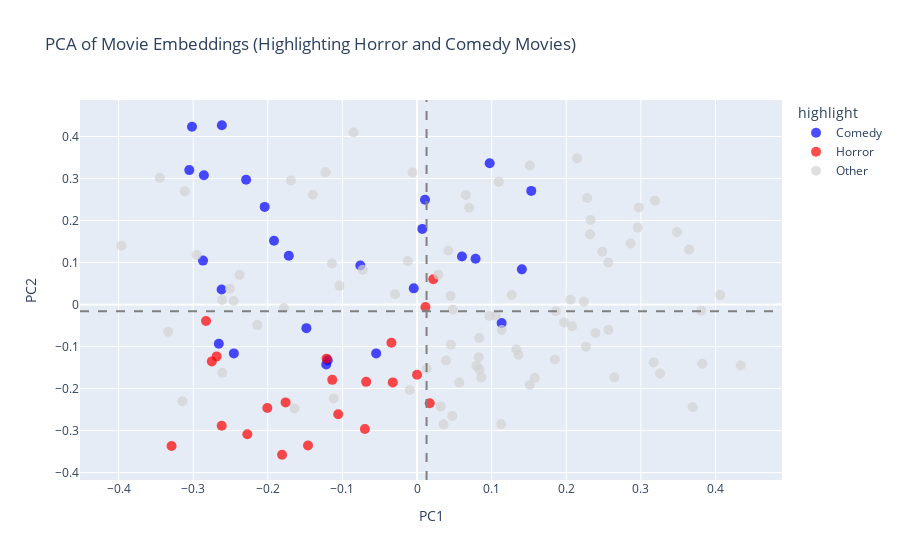

Here is the notebook cell this chart was saved with:
### Code cell
# Interactive PCA plot with Plotly highlighting two genres
import plotly.express as px

# Select two genres to highlight
genre1 = "Horror"
genre2 = "Comedy"

# Prepare DataFrame for plotly
pca_df = movies_df.copy()
pca_df['PC1'] = embeddings_2d[:,0]
pca_df['PC2'] = embeddings_2d[:,1]
pca_df['genres_eval'] = pca_df['genres'].apply(eval)

# Calculate medians for quadrant lines
pc1_median = pca_df['PC1'].median()
pc2_median = pca_df['PC2'].median()

# Assign color labels
pca_df['highlight'] = 'Other'
pca_df.loc[pca_df['genres_eval'].apply(lambda x: genre1 in x), 'highlight'] = genre1
pca_df.loc[pca_df['genres_eval'].apply(lambda x: genre2 in x), 'highlight'] = genre2

# Plotly scatter plot
fig = px.scatter(
    pca_df, x='PC1', y='PC2',
    color='highlight',
    color_discrete_map={genre1: 'red', genre2: 'blue', 'Other': 'lightgray'},
     title=f'PCA of Movie Embeddings (Highlighting {genre1} and {genre2} Movies)',
     hover_data=['title', 'rating', 'genres']
)

# Add quadrant lines
fig.add_hline(y=pc2_median, line_dash="dash", line_color="gray")
fig.add_vline(x=pc1_median, line_dash="dash", line_color="gray")

fig.update_traces(marker=dict(size=10, opacity=0.7))
fig.show()

# Print stats about both highlighted genres
print(f"\nNumber of {genre1} movies: {len(pca_df[pca_df['highlight'] == genre1])}")
print(f"Average similarity between {genre1} movies: {genre_similarities[genre1]:.4f}")
print(f"\nNumber of {genre2} movies: {len(pca_df[pca_df['highlight'] == genre2])}")
print(f"Average similarity between {genre2} movies: {genre_similarities[genre2]:.4f}")

### Figure 1 — Plotly figure (JSON) as saved in the notebook; plotly's stock layout.template omitted (floating-point values rounded to 4 significant figures; data arrays with more than 128 entries replaced by an {"elided": "..."} marker saying what was removed)
{"data": [{"customdata": [["A Minecraft Movie", 5.9, "[\"Family\",\"Comedy\",\"Adventure\",\"Fantasy\"]"], ["Novocaine", 6.7, "[\"Action\",\"Comedy\",\"Thriller\"]"], ["Lilo & Stitch", 7.2, "[\"Family\",\"Comedy\",\"Science Fiction\"]"], ["Death of a Unicorn", 6.1, "[\"Horror\",\"Fantasy\",\"Comedy\",\"Adventure\"]"], ["The Great Dictator", 8.5, "[\"Comedy\",\"War\"]"], ["Another Simple Favor", 5.4, "[\"Thriller\",\"Comedy\",\"Crime\"]"], ["Moana 2", 6.8, "[\"Animation\",\"Adventure\",\"Family\",\"Comedy\"]"], ["Brave Citizen", 6.7, "[\"Action\",\"Drama\",\"Comedy\"]"], ["Sugar Baby", 3.8, "[\"Thriller\",\"Comedy\"]"], ["Sonic the Hedgehog 3", 7.1, "[\"Action\",\"Science Fiction\",\"Comedy\",\"Family\"]"], ["The Monkey", 5.8, "[\"Horror\",\"Comedy\"]"], ["Panda Bear in Africa", 5.7, "[\"Animation\",\"Adventure\",\"Comedy\",\"Family\"]"], ["¡Qué Huevos, Sofía!", 6.3, "[\"Comedy\"]"], ["Plankton: The Movie", 5.5, "[\"Animation\",\"Adventure\",\"Comedy\",\"Family\",\"Fantasy\"]"], ["Deadpool & Wolverine", 7.7, "[\"Action\",\"Comedy\",\"Science Fiction\"]"], ["Fight or Flight", 6.6, "[\"Action\",\"Comedy\",\"Thriller\"]"], ["Old Guy", 5.4, "[\"Action\",\"Comedy\"]"], ["Norbert", 6.8, "[\"Animation\",\"Adventure\",\"Comedy\"]"], ["Parasite", 8.6, "[\"Comedy\",\"Thriller\",\"Drama\"]"], ["Dog Man", 6.5, "[\"Family\",\"Comedy\",\"Adventure\",\"Animation\"]"], ["Ron's Gone Wrong", 7.3, "[\"Animation\",\"Science Fiction\",\"Family\",\"Comedy\"]"], ["Bad Boys: Ride or Die", 6.7, "[\"Action\",\"Comedy\",\"Crime\",\"Thriller\",\"Adventure\"]"], ["Heart Eyes", 6.3, "[\"Horror\",\"Comedy\",\"Romance\"]"], ["Shrek", 8, "[\"Animation\",\"Comedy\",\"Fantasy\",\"Adventure\",\"Family\"]"], ["Red One", 6.5, "[\"Action\",\"Comedy\",\"Fantasy\"]"], ["Barbie", 7, "[\"Comedy\",\"Adventure\"]"]], "hovertemplate": "highlight=Comedy<br>PC1=%{x}<br>PC2=%{y}<br>title=%{customdata[0]}<br>rating=%{customdata[1]}<br>genres=%{customdata[2]}<extra></extra>", "legendgroup": "Comedy", "marker": {"color": "blue", "opacity": 0.7, "size": 10, "symbol": "circle"}, "mode": "markers", "name": "Comedy", "orientation": "v", "showlegend": true, "type": "scatter", "x": [-0.1917, -0.05478, -0.2868, -0.262, 0.09733, -0.1197, -0.2291, 0.1405, -0.2455, 0.01065, -0.1719, -0.2616, -0.2657, -0.2857, 0.1531, 0.1134, 0.07848, 0.0602, -0.1483, 0.007067, -0.2042, -0.004402, -0.1217, -0.3016, -0.076, -0.3052], "xaxis": "x", "y": [0.1518, -0.1162, 0.1046, 0.03594, 0.3363, -0.1326, 0.2969, 0.08377, -0.1163, 0.2494, 0.116, 0.4268, -0.09315, 0.3077, 0.2706, -0.04421, 0.1092, 0.1144, -0.05618, 0.18, 0.2325, 0.03853, -0.1427, 0.4231, 0.09315, 0.3201], "yaxis": "y"}, {"customdata": [["Final Destination Bloodlines", 7.2, "[\"Horror\",\"Mystery\"]"], ["Until Dawn", 6, "[\"Horror\",\"Mystery\"]"], ["Fear Street: Prom Queen", 5, "[\"Horror\",\"Mystery\"]"], ["Ash", 4.8, "[\"Science Fiction\",\"Horror\",\"Thriller\"]"], ["Saint Catherine", 4.4, "[\"Horror\"]"], ["Sinners", 8.2, "[\"Horror\",\"Thriller\"]"], ["Peter Pan's Neverland Nightmare", 5.2, "[\"Horror\",\"Thriller\",\"Fantasy\"]"], ["Final Destination", 6.8, "[\"Horror\"]"], ["Home Sweet Home: Rebirth", 4.8, "[\"Horror\",\"Fantasy\",\"Thriller\",\"Mystery\",\"Action\"]"], ["Final Destination 5", 6, "[\"Horror\",\"Mystery\"]"], ["Rosario", 4.2, "[\"Horror\"]"], ["Companion", 7.1, "[\"Horror\",\"Science Fiction\",\"Thriller\"]"], ["Final Destination 3", 6, "[\"Horror\",\"Mystery\"]"], ["Turno nocturno", 5.5, "[\"Horror\"]"], ["The Final Destination", 5, "[\"Horror\",\"Mystery\"]"], ["Holy Night: Demon Hunters", 5.2, "[\"Action\",\"Fantasy\",\"Horror\"]"], ["Alien: Romulus", 7.3, "[\"Horror\",\"Science Fiction\"]"], ["Apocalypse Z: The Beginning of the End", 6.3, "[\"Drama\",\"Action\",\"Horror\"]"], ["Gerald's Game", 6.6, "[\"Horror\",\"Thriller\"]"], ["Heretic", 7.1, "[\"Horror\",\"Thriller\"]"], ["Piglet", 2.5, "[\"Horror\"]"]], "hovertemplate": "highlight=Horror<br>PC1=%{x}<br>PC2=%{y}<br>title=%{customdata[0]}<br>rating=%{customdata[1]}<br>genres=%{customdata[2]}<extra></extra>", "legendgroup": "Horror", "marker": {"color": "red", "opacity": 0.7, "size": 10, "symbol": "circle"}, "mode": "markers", "name": "Horror", "orientation": "v", "showlegend": true, "type": "scatter", "x": [-0.2275, -0.1809, -0.1136, -0.06823, -0.329, -0.1762, -0.2828, -0.03252, -0.06991, -2.8e-05, -0.1462, -0.2006, -0.275, -0.2618, -0.1057, 0.017, 0.01127, 0.02178, -0.1213, -0.03436, -0.2686], "xaxis": "x", "y": [-0.3088, -0.3575, -0.1792, -0.184, -0.3368, -0.233, -0.03925, -0.1853, -0.2961, -0.1673, -0.3354, -0.2461, -0.1353, -0.2885, -0.2613, -0.2351, -0.005687, 0.06019, -0.1288, -0.09114, -0.1234], "yaxis": "y"}, {"customdata": {"elided": "84x3 mixed values"}, "hovertemplate": "highlight=Other<br>PC1=%{x}<br>PC2=%{y}<br>title=%{customdata[0]}<br>rating=%{customdata[1]}<br>genres=%{customdata[2]}<extra></extra>", "legendgroup": "Other", "marker": {"color": "lightgray", "opacity": 0.7, "size": 10, "symbol": "circle"}, "mode": "markers", "name": "Other", "orientation": "v", "showlegend": true, "type": "scatter", "x": [0.1577, 0.3646, -0.3963, 0.3171, -0.02952, -0.2954, 0.1358, 0.2973, 0.03884, 0.04717, 0.2481, 0.1128, 0.09704, -0.1227, -0.2457, 0.2079, 0.197, 0.2645, 0.1267, 0.3257, 0.04185, 0.06544, 0.07967, 0.1512, -0.1692, 0.3694, 0.3822, 0.2326, 0.06982, 0.0285, 0.04789, 0.08615, -0.3144, 0.1136, 0.1056, 0.04542, -0.2379, -0.07283, 0.2564, 0.04507, 0.08346, -0.1397, 0.4337, 0.03168, -0.01244, 0.2862, -0.1784, -0.3447, 0.1848, -0.3113, -0.009715, 0.05662, 0.2057, 0.2236, -0.2613, 0.2317, -0.006055, 0.1331, 0.1861, 0.3188, -0.1643, -0.2508, -0.1142, 0.03548, 0.4062, 0.3483, 0.2959, 0.2147, 0.08359, 0.228, -0.08505, -0.1117, -0.1041, 0.2265, 0.381, 0.2564, -0.3336, 0.08262, 0.2393, 0.1511, -0.214, 0.1094, -0.2611, 0.01276], "xaxis": "x", "y": [-0.1745, 0.1311, 0.1399, -0.1377, 0.02432, 0.1183, -0.1195, 0.2313, -0.1334, -0.2652, 0.1256, -0.2847, -0.02745, 0.3149, 0.008569, -0.05146, -0.04246, -0.1733, 0.02291, -0.1643, 0.1286, 0.2609, -0.1461, 0.3309, 0.2954, -0.2443, -0.1408, 0.2012, 0.2305, 0.07084, -0.01185, -0.1735, -0.23, -0.06043, -0.02589, -0.09573, 0.07064, 0.08291, 0.09997, 0.02064, -0.07977, 0.2614, -0.145, -0.2424, 0.1035, 0.1453, -0.008488, 0.3011, -0.131, 0.2699, -0.2032, -0.1857, 0.01122, 0.006601, 0.01071, 0.167, 0.3146, -0.107, -0.01615, 0.2471, -0.2476, 0.03777, 0.09774, -0.2852, 0.02252, 0.1725, 0.1831, 0.3479, -0.1548, 0.2534, 0.4096, -0.2233, 0.04451, -0.1002, -0.01464, -0.06036, -0.06462, -0.1253, -0.06802, -0.1913, -0.04896, 0.2926, -0.1622, -0.153], "yaxis": "y"}], "layout": {"legend": {"title": {"text": "highlight"}, "tracegroupgap": 0}, "shapes": [{"line": {"color": "gray", "dash": "dash"}, "type": "line", "x0": 0, "x1": 1, "xref": "x domain", "y0": -0.01615, "y1": -0.01615, "yref": "y"}, {"line": {"color": "gray", "dash": "dash"}, "type": "line", "x0": 0.01276, "x1": 0.01276, "xref": "x", "y0": 0, "y1": 1, "yref": "y domain"}], "title": {"text": "PCA of Movie Embeddings (Highlighting Horror and Comedy Movies)"}, "xaxis": {"anchor": "y", "domain": [0, 1], "title": {"text": "PC1"}}, "yaxis": {"anchor": "x", "domain": [0, 1], "title": {"text": "PC2"}}}}
